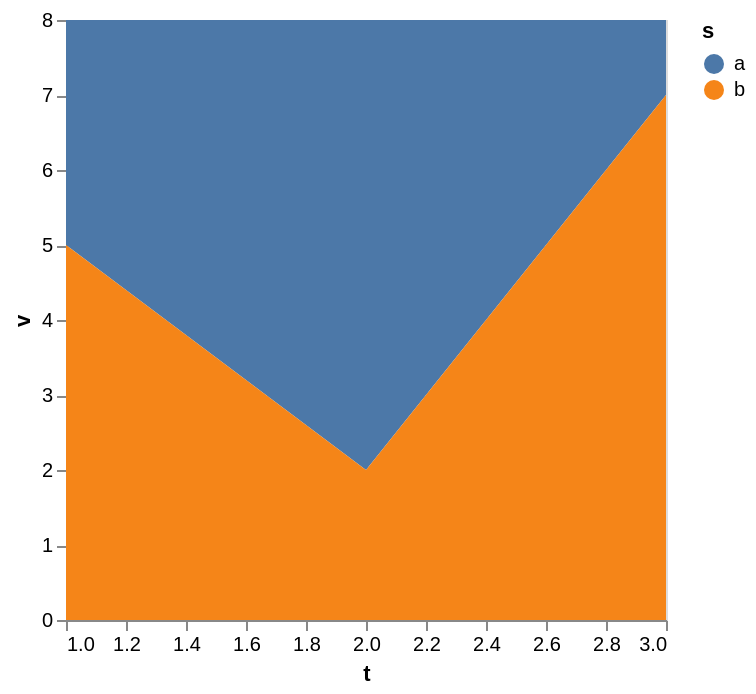

The Vega-Lite source for this figure:
### Vega-Lite specification from a JSON file in a GitHub repository (floating-point values rounded to 4 significant figures)
{"$schema": "https://vega.github.io/schema/vega-lite/v6.json", "description": "A stream graph: bars stacked about their own centre rather than from zero.", "data": {"values": [{"t": 1, "s": "a", "v": 3}, {"t": 1, "s": "b", "v": 5}, {"t": 2, "s": "a", "v": 6}, {"t": 2, "s": "b", "v": 2}, {"t": 3, "s": "a", "v": 1}, {"t": 3, "s": "b", "v": 7}]}, "mark": "area", "encoding": {"x": {"field": "t", "type": "quantitative"}, "y": {"field": "v", "type": "quantitative", "stack": "center"}, "color": {"field": "s", "type": "nominal"}}}
